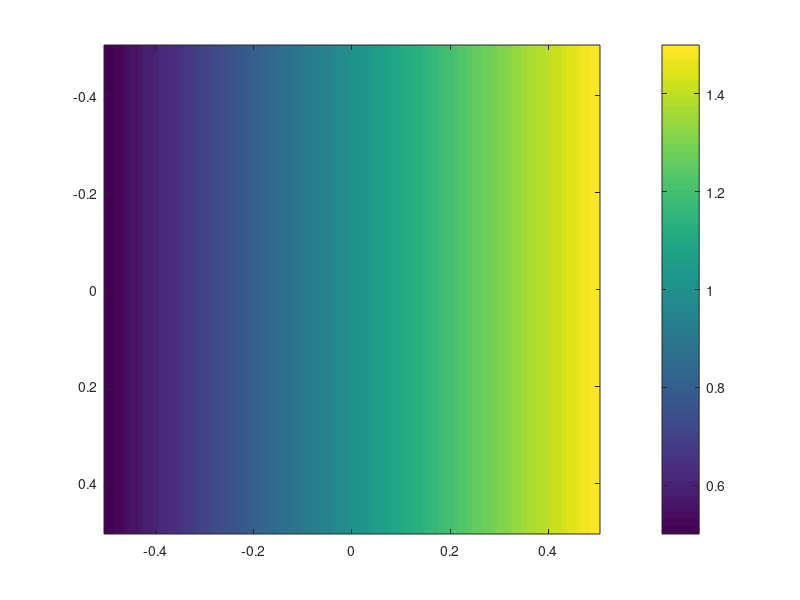

Source code (MATLAB): (Note: this script raises an error after producing the figure.)
% Simple script to plot the geodesic sphere for Fermat distance.

%clear, clc, close all
x = [0;0]; % base point
num_geodesics = 100;
p=3;
rad=0.35;

xgrid = -0.5:.01:0.5;
ygrid = -0.5:.01:0.5;
density_grid = zeros(length(xgrid),length(ygrid));
for j=1:length(xgrid)
    for i=1:length(ygrid)
        density_grid(i,j) = 1 + xgrid(j);
    end
end
hf = figure;
imagesc(xgrid, ygrid, density_grid)
colorbar
alpha(0.5)

hold on
X=zeros(100,100);
Y=zeros(100,100);
for n = 1:num_geodesics
    theta = 2*pi*n/num_geodesics;
    b = [cos(theta);sin(theta)];
    y0 = [x;b]; % initial condition for ODE solver.
    [t,y] = ode45(@geodesic, [0 rad], y0);
    X(n,1:length(t))=y(:,1);
    Y(n,1:length(t))=y(:,2);
    plot(y(:,1),y(:,2))
end

xlim([-0.5 0.5]);
ylim([-0.5 0.5]);
%title(['Fermat Geodesics of length ',num2str(rad),' for $p=$ ',num2str(p),' '], 'fontsize',18,'Interpreter','latex') 

%Add arrow
a = annotation('arrow');
a.Parent = hf.CurrentAxes;  % associate annotation with current axes
% now you can use data units
a.X = [0 X(1,length(t))];
a.Y = [0 0];
a.Color = [1 0 0];
a.LineWidth = 2;
a.HeadStyle = 'vback3';

%dim = [0.7 .25 0.3 0.3]; %for small rad
%dim = [0.7 .3 0.3 0.3]; %for large rad
if rad > .3
    dim = [.76 .5 0.05 0.05]; %for large rad
else
    dim = [.58 .5 0.05 0.05]; %for large rad
end
str = {'$\nabla \rho$'};
b = annotation('textbox',dim,'Interpreter','latex','String',str,'FitBoxToText','on','Fontsize',20,'EdgeColor','none');

